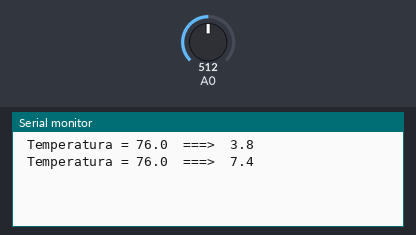
Recording of a sketch running on a simulated Arduino Uno, built with avr-gcc and run on an emulated ATmega328P. Parts: the last lines printed to the serial monitor. Inputs (shaded band) come from the test bench; at power-on: A0 = 512.

Above: at 1.8 s.
1.9 s: A0 set to 716
At 2.8 s:
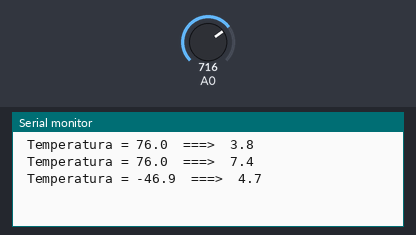
3.4 s: A0 set to 900
At 4.6 s:
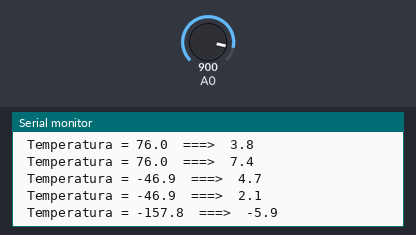
Timing chart, 0 to 6.4 s (numbered marks = the images above; inputs shaded):
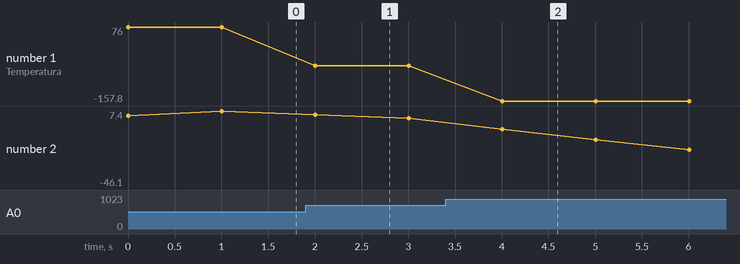

The sketch:

sensor_de_temp._com_1n4148_filtrado.ino
```cpp
float celsios = 0;
const float alfa = 0.95;

int tempo=0;
float t1=0;

void setup() {
 Serial.begin(9600);
analogReference(INTERNAL);
}
void loop() {
  static float valor_filtrado = 0.0;
   t1 = map(analogRead(0),472,638,1000,0);
   celsios= t1/10;
   valor_filtrado = (alfa * valor_filtrado) + ((1-alfa)*celsios);
   tempo =millis()/1000;

Serial.print (" Temperatura = ");
Serial.print (celsios,1);
Serial.print ("  ===>  ");
Serial.println (valor_filtrado,1);
 delay(1000);
}
```

Measured:
- after the input at 1.9 s, the serial monitor: prints a new line after 0.10 s (image 1)
- after the input at 3.4 s, the serial monitor: prints a new line after 0.60 s (image 2)
- plotted number 1: 76 → -46.9 after the input at 1.9 s, -46.9 → -157.8 after the input at 3.4 s
- plotted number 2: 7.4 → 2.1 after the input at 1.9 s, 2.1 → -46.1 after the input at 3.4 s
